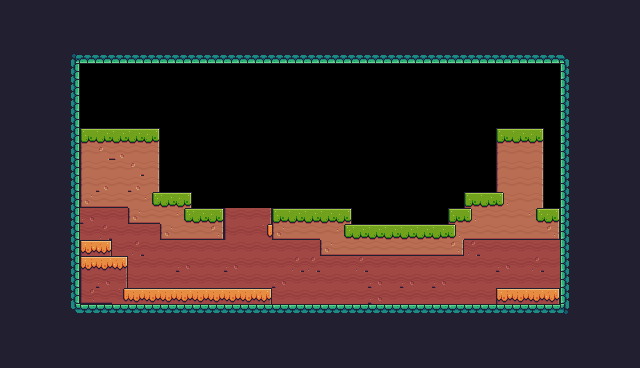

This game map was drawn from its Tiled (.tmx) file and the tilesets committed beside it. A one-line description and the full map source follow:
An orthogonal 40x23 tile map with 16x16 px tiles, 1 tile layer (Background) and 30 objects (4x Fruit, 2x Saw, Player, Checkpoint).

<map version="1.10" tiledversion="1.10.2" orientation="orthogonal" renderorder="right-down" width="40" height="23" tilewidth="16" tileheight="16" infinite="0" nextlayerid="4" nextobjectid="120">
 <tileset firstgid="1" source="Dino Dengzz.tsx" />
 <layer id="1" name="Background" width="40" height="23">
  <data encoding="csv">
200,200,200,200,200,200,200,200,200,200,200,200,200,200,200,200,200,200,200,200,200,200,200,200,200,200,200,200,200,200,200,200,200,200,200,200,200,200,200,200,
200,200,200,200,200,200,200,200,200,200,200,200,200,200,200,200,200,200,200,200,200,200,200,200,200,200,200,200,200,200,200,200,200,200,200,200,200,200,200,200,
200,200,200,200,200,200,200,200,200,200,200,200,200,200,200,200,200,200,200,200,200,200,200,200,200,200,200,200,200,200,200,200,200,200,200,200,200,200,200,200,
200,200,200,200,180,222,222,222,222,222,222,222,222,222,222,222,222,222,222,222,222,222,222,222,222,222,222,222,222,222,222,222,222,222,222,181,200,200,200,200,
200,200,200,200,201,0,0,0,0,0,0,0,0,0,0,0,0,0,0,0,0,0,0,0,0,0,0,0,0,0,0,0,0,0,0,199,200,200,200,200,
200,200,200,200,201,0,0,0,0,0,0,0,0,0,0,0,0,0,0,0,0,0,0,0,0,0,0,0,0,0,0,0,0,0,0,199,200,200,200,200,
200,200,200,200,201,0,0,0,0,0,0,0,0,0,0,0,0,0,0,0,0,0,0,0,0,0,0,0,0,0,0,0,0,0,0,199,200,200,200,200,
200,200,200,200,201,0,0,0,0,0,0,0,0,0,0,0,0,0,0,0,0,0,0,0,0,0,0,0,0,0,0,0,0,0,0,199,200,200,200,200,
200,200,200,200,201,7,8,8,8,9,0,0,0,0,0,0,0,0,0,0,0,0,0,0,0,0,0,0,0,0,0,7,8,9,0,199,200,200,200,200,
200,200,200,200,201,29,10,11,30,31,0,0,0,0,0,0,0,0,0,0,0,0,0,0,0,0,0,0,0,0,0,29,30,31,0,199,200,200,200,200,
200,200,200,200,201,29,30,30,10,31,0,0,0,0,0,0,0,0,0,0,0,0,0,0,0,0,0,0,0,0,0,29,30,31,0,199,200,200,200,200,
200,200,200,200,201,29,11,30,11,31,0,0,0,0,0,0,0,0,0,0,0,0,0,0,0,0,0,0,0,0,0,29,30,31,0,199,200,200,200,200,
200,200,200,200,201,51,52,52,30,32,8,9,0,0,0,0,0,0,0,0,0,0,0,0,0,0,0,0,0,7,8,33,30,31,0,199,200,200,200,200,
200,200,200,200,201,99,118,118,51,52,30,32,8,9,117,118,119,7,8,8,8,9,0,0,0,0,0,0,7,33,30,30,30,32,9,199,200,200,200,200,
200,200,200,200,201,118,98,118,118,118,51,52,52,53,117,118,120,51,52,52,30,32,8,8,8,8,8,8,33,52,52,52,52,52,53,199,200,200,200,200,
200,200,200,200,201,95,97,118,98,118,118,118,118,118,118,118,118,118,118,118,51,52,52,52,52,52,52,52,53,98,118,118,118,118,118,199,200,200,200,200,
200,200,200,200,201,95,96,97,118,118,118,99,118,118,99,118,118,118,98,98,118,118,98,118,118,118,118,118,118,118,118,99,118,98,118,199,200,200,200,200,
200,200,200,200,201,117,99,119,118,118,118,118,118,118,118,118,118,99,118,118,118,118,118,99,118,99,118,99,118,118,118,118,118,118,118,199,200,200,200,200,
200,200,200,200,201,139,140,120,96,96,96,96,96,96,96,96,97,118,118,118,118,118,118,99,118,118,118,118,118,118,118,95,96,96,97,199,200,200,200,200,
200,200,200,200,202,178,178,178,178,178,178,178,178,178,178,178,178,178,178,178,178,178,178,178,178,178,178,178,178,178,178,178,178,178,178,203,200,200,200,200,
200,200,200,200,200,200,200,200,200,200,200,200,200,200,200,200,200,200,200,200,200,200,200,200,200,200,200,200,200,200,200,200,200,200,200,200,200,200,200,200,
200,200,200,200,200,200,200,200,200,200,200,200,200,200,200,200,200,200,200,200,200,200,200,200,200,200,200,200,200,200,200,200,200,200,200,200,200,200,200,200,
200,200,200,200,200,200,200,200,200,200,200,200,200,200,200,200,200,200,200,200,200,200,200,200,200,200,200,200,200,200,200,200,200,200,200,200,200,200,200,200
</data>
 </layer>
 <objectgroup id="2" name="Spawn">
  <object id="30" name="Player" type="Player" x="112" y="80" width="32" height="32" />
  <object id="31" name="kuayteaw" type="Fruit" x="512" y="256" width="32" height="32" />
  <object id="32" name="Kiwi" type="Fruit" x="144" y="256" width="32" height="32" />
  <object id="33" name="Orange" type="Fruit" x="320" y="272" width="32" height="32" />
  <object id="34" name="Bananas" type="Fruit" x="288" y="176" width="32" height="32" />
  <object id="55" type="Checkpoint" x="480" y="64" width="64" height="64" />
  <object id="56" type="Saw" x="128" y="224" width="32" height="32">
   <properties>
    <property name="isVertical" type="bool" value="false" />
    <property name="offNeg" type="float" value="0" />
    <property name="offPos" type="float" value="2" />
   </properties>
  </object>
  <object id="57" type="Saw" x="416" y="80" width="32" height="32">
   <properties>
    <property name="isVertical" type="bool" value="true" />
    <property name="offNeg" type="float" value="0" />
    <property name="offPos" type="float" value="6" />
   </properties>
  </object>
 </objectgroup>
 <objectgroup id="3" name="Collision">
  <object id="39" x="496" y="288" width="64" height="16" />
  <object id="43" x="560" y="48" width="16" height="272" />
  <object id="44" x="80" y="304" width="496" height="16" />
  <object id="45" x="64" y="48" width="16" height="256" />
  <object id="46" x="80" y="48" width="480" height="16" />
  <object id="69" x="80" y="256" width="48" height="48" />
  <object id="70" x="80" y="240" width="32" height="16" />
  <object id="75" x="128" y="288" width="144" height="16" />
  <object id="110" x="320" y="240" width="144" height="16" />
  <object id="106" x="480" y="208" width="16" height="16" />
  <object id="104" x="544" y="208" width="16" height="16" />
  <object id="102" x="464" y="192" width="32" height="16" />
  <object id="101" x="448" y="208" width="32" height="16" />
  <object id="100" x="352" y="224" width="96" height="16" />
  <object id="111" x="80" y="128" width="80" height="80" />
  <object id="112" x="160" y="224" width="64" height="16" />
  <object id="113" x="128" y="208" width="96" height="16" />
  <object id="114" x="160" y="192" width="32" height="16" />
  <object id="115" x="448" y="224" width="112" height="16" />
  <object id="116" x="496" y="128" width="48" height="96" />
  <object id="117" x="272" y="224" width="80" height="16" />
  <object id="118" x="272" y="208" width="80" height="16" />
 </objectgroup>
</map>
